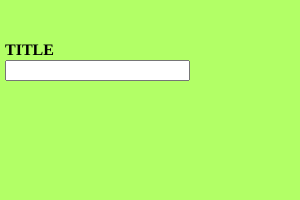
Frame 1 (no input)
Frame 60 (no input): identical to frame 1, image omitted
Frame 120 (the mouse pressed at the canvas centre since frame 60): identical to frame 1, image omitted

The p5.js sketch that drew this single still picture (run headless with seeded random() and noise() and a simulated clock; from frame 60 on, the mouse is pressed at the canvas centre):

// p5.js sketch
// ── sketch.js
var input, heading;

function setup() {
  
  createCanvas(300, 200);
  background(178,255,102);
  
  input = createInput();
  input.position(5, 60);

  heading = createElement('h4', 'TITLE');
  heading.position(5, 20);
    
  textAlign(CENTER);
  textSize(50);
}

function draw() {

  var value = input.value();

  //At least 5 products 
  
}
